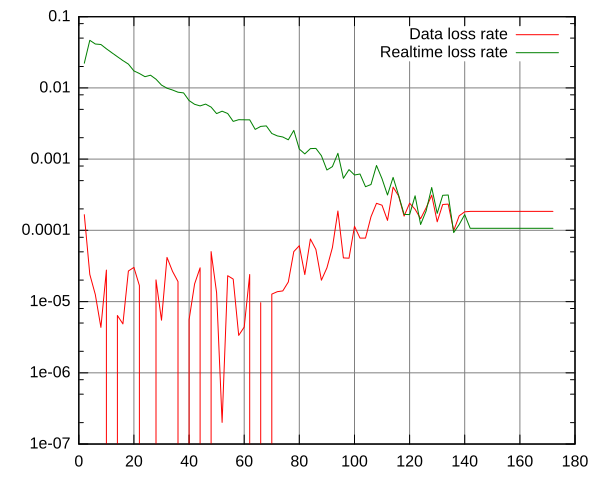

Reproduce this figure in gnuplot.
set grid
set logscale y
plot "./findth-2_172_2.tr" u 1:2 title "Data loss rate" w l 
replot "./findth-2_172_2.tr" u 1:3 title "Realtime loss rate" w l 

set terminal svg rounded
set output "findth.svg"
replot